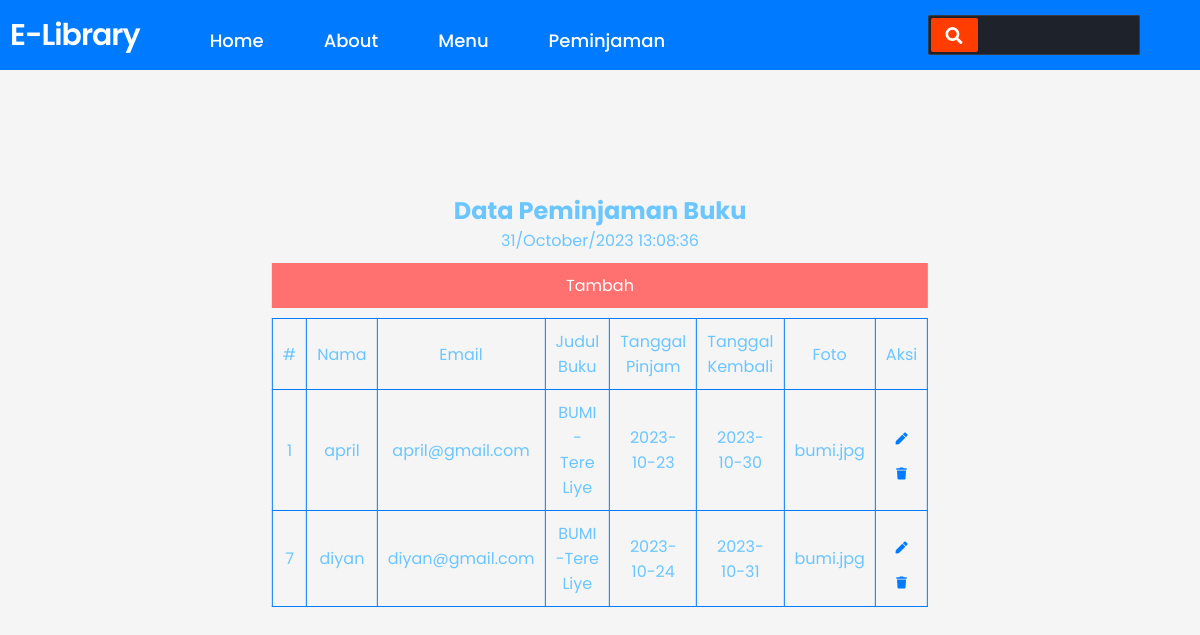
The app's page /read.php with its own data.
### tables this page shows
CREATE TABLE `peminjaman` (
  `id` int(11) NOT NULL,
  `nama` varchar(255) NOT NULL,
  `email` varchar(255) NOT NULL,
  `judul_buku` varchar(255) NOT NULL,
  `tanggal_pinjam` date NOT NULL,
  `tanggal_kembali` date NOT NULL,
  `foto` varchar(50) NOT NULL
);

### read.php (the view, shortened to what this page needs)
<?php
include 'functions.php';
$pdo = pdo_connect_mysql();
$page = isset($_GET['page']) && is_numeric($_GET['page']) ? (int)$_GET['page'] : 1;
$records_per_page = 5;
$stmt = $pdo->prepare('SELECT * FROM peminjaman ORDER BY id LIMIT :current_page, :record_per_page');
$stmt->bindValue(':current_page', ($page-1)*$records_per_page, PDO::PARAM_INT);
$stmt->bindValue(':record_per_page', $records_per_page, PDO::PARAM_INT);
$stmt->execute();
$contacts = $stmt->fetchAll(PDO::FETCH_ASSOC);
?>
<?=template_header('Read')?>
<div class="content read">
	<h2>Data Peminjaman Buku</h2>
    <?php
    echo date('d/F/o H:i:s');
    ?>
	<a href="create.php" class="create-contact">Tambah</a>
	<table>
        <thead>
            <tr>
                <td>#</td>
                <td>Nama</td>
                <td>Email</td>
                <td>Judul Buku</td>
                <td>Tanggal Pinjam</td>
                <td>Tanggal Kembali</td>
                <td>Foto</td>
                <td>Aksi</td>
            </tr>
        </thead>
        <tbody>
            <?php foreach ($contacts as $contact): ?>
            <tr>
                <td><?=$contact['id']?></td>
                <td><?=$contact['nama']?></td>
                <td><?=$contact['email']?></td>
                <td><?=$contact['judul_buku']?></td>
                <td><?=$contact['tanggal_pinjam']?></td>
                <td><?=$contact['tanggal_kembali']?></td>
                <td><?=$contact['foto']?></td>
                <td class="actions">
                    <a href="update.php?id=<?=$contact['id']?>" class="edit"><i class="fas fa-pen fa-xs"></i></a>
                    <a href="delete.php?id=<?=$contact['id']?>" class="trash"><i class="fas fa-trash fa-xs"></i></a>
                </td>
            </tr>
            <?php endforeach; ?>
        </tbody>
    </table>
</div>
<!DOCTYPE html>
<html lang="en">
<head>
    <link rel="stylesheet" href="style2.css">
</head>
<body>
</body>
</html>

### functions.php (shortened to what this page needs)
<?php
function template_header($title) {
echo <<<EOT
<!DOCTYPE html>
<html>
	<head>
		<meta charset="utf-8">
		<title>$title</title>
		<link href="style.css" rel="stylesheet" type="text/css">
		<link rel="stylesheet" href="https://use.fontawesome.com/releases/v5.7.1/css/all.css">
	</head>
	<body>
	<nav>
	<div class="menu-icon">
	   <span class="fas fa-bars"></span>
	</div>
	<div class="logo">E-Library</div>
	<div class="nav-items">
	   <li><a href="index.html">Home</a></li>
	   <li><a href="index.html">About</a></li>
	   <li><a href="index.html">Menu</a></li>
	   <li><a href="create.php">Peminjaman</a></li>
	</div>
	<div class="search-icon">
	   <span class="fas fa-search"></span>
	</div>
	<div class="cancel-icon">
	   <span class="fas fa-times"></span>
	</div>
	<form action="#">
	   <input type="search" class="search-data" placeholder="Search" required>
	   <button type="submit" class="fas fa-search"></button>
	</form>
	<div class="darkLight-searchBox">
	 <div class="dark-light">
		 <i class='bx bx-moon moon'></i>
		 <i class='bx bx-sun sun'></i>
	 </div>
	 </div>
 </nav>
EOT;
}
?>

### style.css (style rules this page uses)
* { margin : 0; padding: 0; box-sizing: border-box; font-family: 'Poppins', sans-serif; scroll-behavior: smooth; list-style: none; text-decoration: none; }
:root { --big-font:5rem; --h2-font:2.25rem; --p-font:0.9rem; --primary-color:#6bc6ff; --secondary-color:#ffffff; --text-header:#6495ED; }
body { color: var(--primary-color); background: var(--secondary-color); }
nav { position: fixed; top: 0; right: 0; width: 100%; z-index: 1000; display: flex; align-items: center; justify-content: space-between; padding: 30px 170px; background: var(--secondary-color); }
.logo { color: var(--primary-color); font-weight: 600; font-size: 2.4rem; }
nav { background: #171c24; display: flex; flex-wrap: wrap; align-items: center; justify-content: space-between; height: 70px; padding: 0 100px; }
nav .logo { color: #fff; font-size: 30px; font-weight: 600; letter-spacing: -1px; }
nav .nav-items { display: flex; flex: 1; padding: 0 0 0 40px; }
nav .nav-items li { list-style: none; padding: 0 15px; }
nav .nav-items li a { color: #fff; font-size: 18px; font-weight: 500; text-decoration: none; }
nav form { display: flex; height: 40px; padding: 2px; background: #1e232b; min-width: 18%!important; border-radius: 2px; border: 1px solid rgba(155,155,155,0.2); }
nav form button { padding: 0 15px; color: #fff; font-size: 17px; background: #ff3d00; border: none; border-radius: 2px; cursor: pointer; }
.content { position: absolute; top: 50%; left: 50%; transform: translate(-50%, -50%); }
* { margin: 0; padding: 0; box-sizing: border-box; font-family: 'Poppins', sans-serif; transition: all 0.4s ease;; }
:root { --body-color: #E4E9F7; --nav-color: #4070F4; --side-nav: #010718; --text-color: #FFF; --search-bar: #F2F2F2; --search-text: #010718; }
body { height: 100vh; background-color: var(--body-color); }
nav { position: fixed; top: 0; left: 0; height: 70px; width: 100%; background-color: var(--nav-color); z-index: 100; }
.darkLight-searchBox .dark-light, .darkLight-searchBox .searchToggle { height: 40px; width: 40px; display: flex; align-items: center; justify-content: center; margin: 0 5px; }
@media (max-width: 1245px) { nav { padding: 0 50px; } }
.content { position: absolute; top: 50%; left: 50%; text-align: center; transform: translate(-50%, -50%); }
@media (max-width : 1560px) { :root { --big-font:3.5rem; --h2-font:2rem; } }

### style2.css (style rules this page uses)
* { margin: 0; padding: 0; box-sizing: border-box; }
body { font-family: Arial, sans-serif; background-color: #f5f5f5; display: flex; flex-direction: column; align-items: center; justify-content: center; min-height: 100vh; margin: 0; }
table { width: 100%; border-collapse: collapse; }
table, th, td { border: 1px solid #007BFF; }
td { text-align: center; padding: 10px; }
.create-contact { display: block; margin: 10px 0; background-color: #ff7171; color: #fff; padding: 10px 20px; text-align: center; text-decoration: none; }
nav { background-color: #007BFF; background-color: #007BFF; padding: 10px; display: flex; align-items: center; justify-content: space-between; }
.logo { color: #fff; font-size: 24px; font-weight: bold; }
.nav-items { list-style: none; display: flex; }
.nav-items li { margin: 0 15px; }
.nav-items a { text-decoration: none; color: #fff; }
.darkLight-searchBox { display: flex; align-items: center; }
.dark-light { display: flex; align-items: center; }
a { text-decoration: none; color: #007BFF; display: block; margin-top: 10px; }

### records on screen
peminjaman: id "1", nama "april", email "april@gmail.com", judul_buku "BUMI - Tere Liye", tanggal_pinjam "2023-10-23", tanggal_kembali "2023-10-30", foto "bumi.jpg"
peminjaman: id "7", nama "diyan", email "diyan@gmail.com", judul_buku "BUMI -Tere Liye", tanggal_pinjam "2023-10-24", tanggal_kembali "2023-10-31", foto "bumi.jpg"
